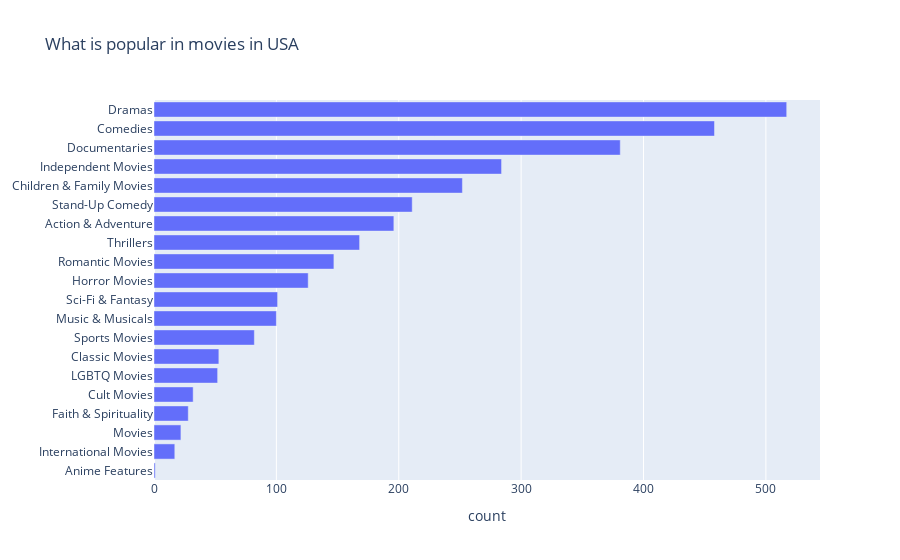
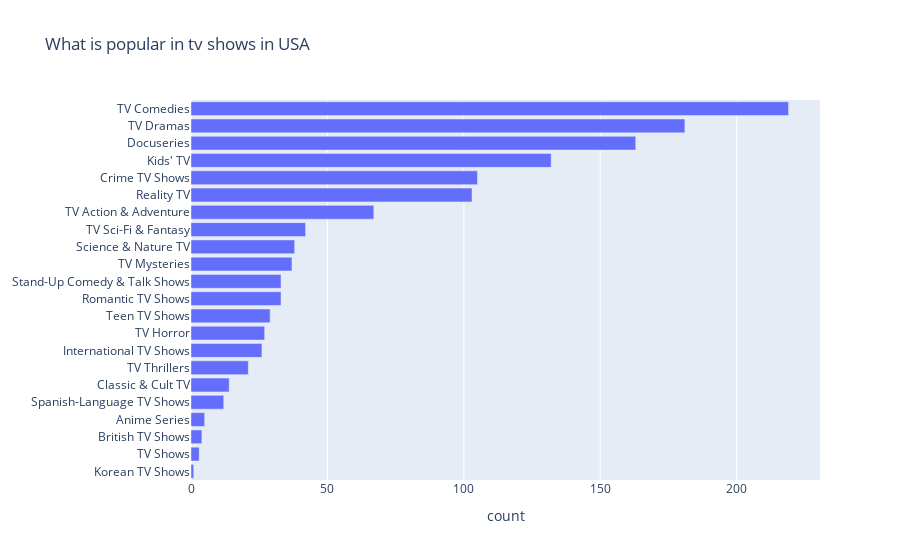

Notebook cell for these charts, in order:
### Code cell
# What's popular in which country ?

# USA
usa = movie[movie['country'] == 'United States'] 
col = "listed_in"
categories = ", ".join(usa['listed_in']).split(", ")
counter_list = Counter(categories).most_common(50)
labels = [_[0] for _ in counter_list][::-1]
values = [_[1] for _ in counter_list][::-1]

trace1 = go.Bar(y=labels, x=values, orientation="h", name="TV Shows")

data = [trace1]
layout = go.Layout(title="What is popular in movies in USA",xaxis_title='count', legend=dict(x=0.1, y=1.1, orientation="h"))
fig = go.Figure(data, layout=layout)
fig.show()

usa_tv = tv_show[tv_show['country'] == 'United States'] 
col = "listed_in"
categories = ", ".join(usa_tv['listed_in']).split(", ")
counter_list = Counter(categories).most_common(50)
labels = [_[0] for _ in counter_list][::-1]
values = [_[1] for _ in counter_list][::-1]
trace1 = go.Bar(y=labels, x=values, orientation="h", name="TV Shows")

data = [trace1]
layout = go.Layout(title="What is popular in tv shows in USA",xaxis_title='count', legend=dict(x=0.1, y=1.1, orientation="h"))
fig = go.Figure(data, layout=layout)
fig.show()

### Figure 1 — Plotly figure (JSON) as saved in the notebook; plotly's stock layout.template omitted (floating-point values rounded to 4 significant figures)
{"data": [{"name": "TV Shows", "orientation": "h", "type": "bar", "x": [1, 17, 22, 28, 32, 52, 53, 82, 100, 101, 126, 147, 168, 196, 211, 252, 284, 381, 458, 517], "y": ["Anime Features", "International Movies", "Movies", "Faith & Spirituality", "Cult Movies", "LGBTQ Movies", "Classic Movies", "Sports Movies", "Music & Musicals", "Sci-Fi & Fantasy", "Horror Movies", "Romantic Movies", "Thrillers", "Action & Adventure", "Stand-Up Comedy", "Children & Family Movies", "Independent Movies", "Documentaries", "Comedies", "Dramas"]}], "layout": {"legend": {"orientation": "h", "x": 0.1, "y": 1.1}, "title": {"text": "What is popular in movies in USA"}, "xaxis": {"title": {"text": "count"}}}}

### Figure 2 — Plotly figure (JSON) as saved in the notebook; plotly's stock layout.template omitted (floating-point values rounded to 4 significant figures)
{"data": [{"name": "TV Shows", "orientation": "h", "type": "bar", "x": [1, 3, 4, 5, 12, 14, 21, 26, 27, 29, 33, 33, 37, 38, 42, 67, 103, 105, 132, 163, 181, 219], "y": ["Korean TV Shows", "TV Shows", "British TV Shows", "Anime Series", "Spanish-Language TV Shows", "Classic & Cult TV", "TV Thrillers", "International TV Shows", "TV Horror", "Teen TV Shows", "Romantic TV Shows", "Stand-Up Comedy & Talk Shows", "TV Mysteries", "Science & Nature TV", "TV Sci-Fi & Fantasy", "TV Action & Adventure", "Reality TV", "Crime TV Shows", "Kids' TV", "Docuseries", "TV Dramas", "TV Comedies"]}], "layout": {"legend": {"orientation": "h", "x": 0.1, "y": 1.1}, "title": {"text": "What is popular in tv shows in USA"}, "xaxis": {"title": {"text": "count"}}}}
